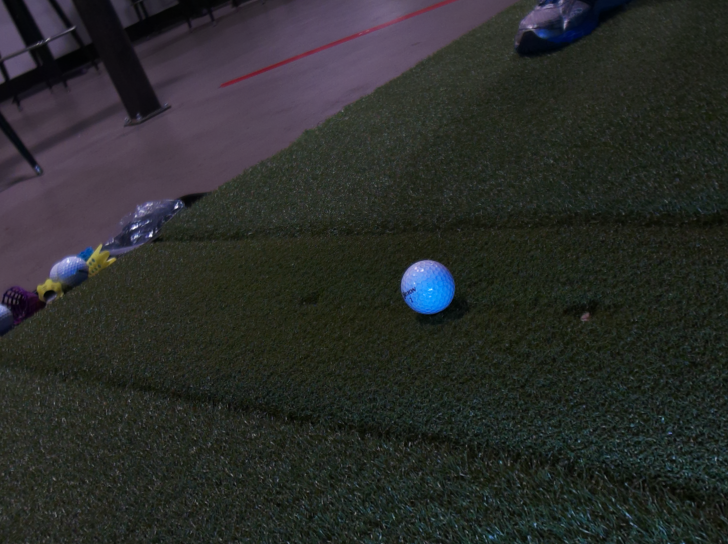
#> input picture Images/gs_log_img__log_ball_final_found_ball_img.png, 1456 x 1088 px, found by its file name (shown at 1/2 size)
$ python manual_ball_picker.py
#> lines starting #> are read from the running program, lines starting #| are printed output that depends on the picture
import cv2
import numpy as np

image_path = r"C:\Users\theka\Downloads\GCFive\Images\gs_log_img__log_ball_final_found_ball_img.png"
image = cv2.imread(image_path, cv2.IMREAD_GRAYSCALE)
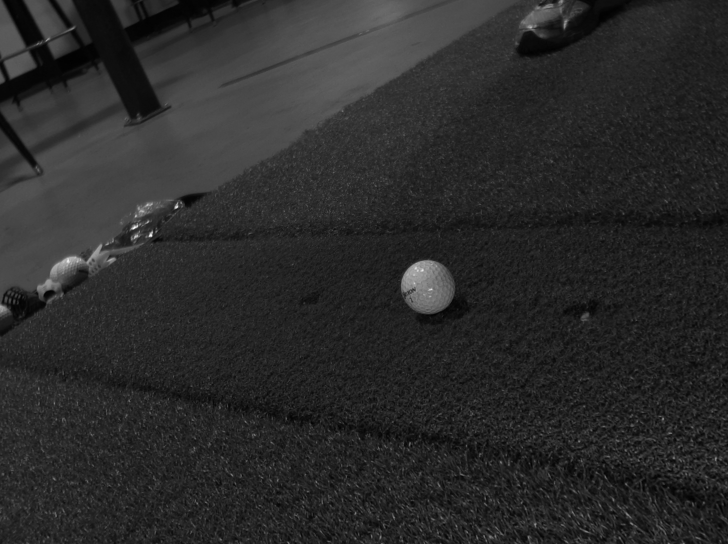
#> image: shape (1088, 1456) (shown at 1/2 size); min 0, max 255, mean 42.3
clone = image.copy()
points = []

cv2.namedWindow("Select Ball Center and Edge", cv2.WINDOW_NORMAL)
cv2.resizeWindow("Select Ball Center and Edge", image.shape[1], image.shape[0])


def click_event(event, x, y, flags, param):
    global points, clone
    if event == cv2.EVENT_LBUTTONDOWN:
        print(f"Clicked: ({x}, {y})")
        points.append((x, y))
        cv2.circle(clone, (x, y), 3, (255, 0, 0), -1)
        cv2.imshow("Select Ball Center and Edge", clone)
        if len(points) == 2:
            # Draw line between points
            cv2.line(clone, points[0], points[1], (255, 0, 0), 1)
            # Calculate radius
            center = points[0]
            edge = points[1]
            radius = int(np.linalg.norm(np.array(center) - np.array(edge)))
            print(f"Ball center: {center}, radius: {radius}")
            print("You can use these values in your GolfBall object.")
            # Draw the computed circle for feedback
            cv2.circle(clone, center, radius, (255, 255, 255), 2)
            cv2.imshow("Select Ball Center and Edge", clone)


cv2.imshow("Select Ball Center and Edge", clone)
cv2.setMouseCallback("Select Ball Center and Edge", click_event)
cv2.waitKey(0)
cv2.destroyAllWindows()
